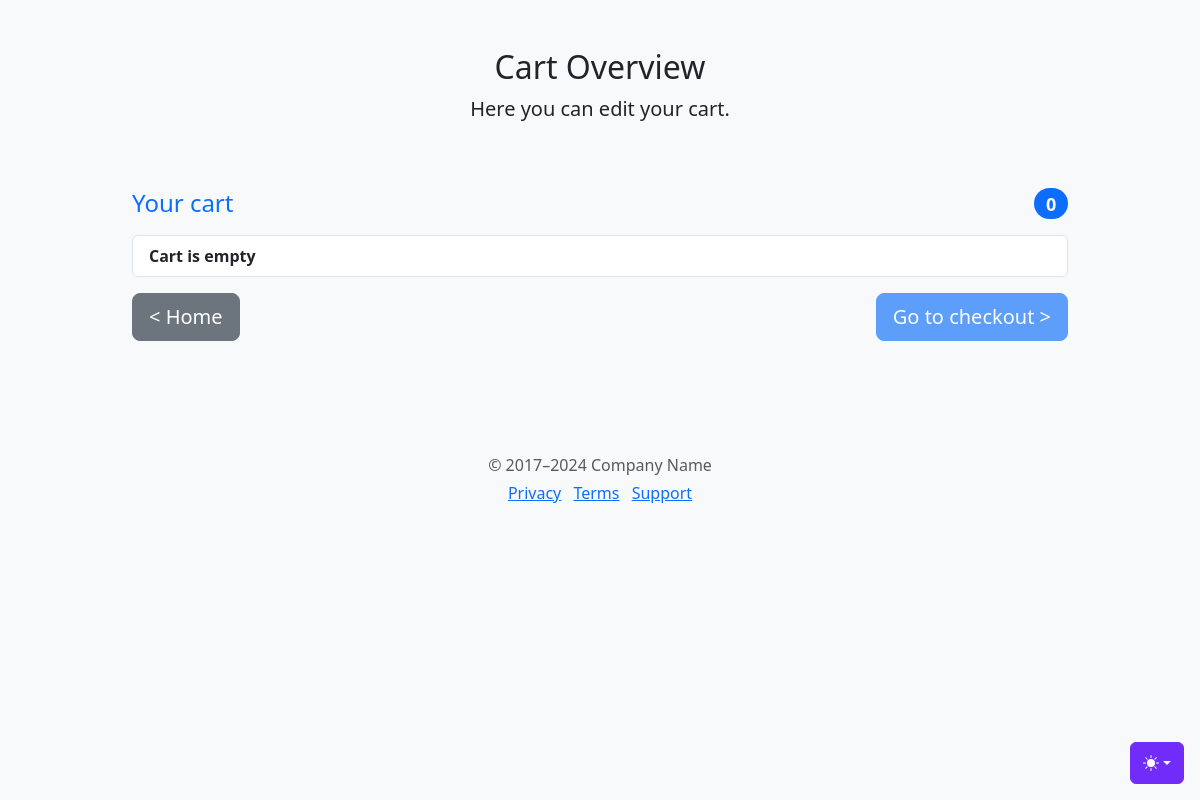
Page /order/cart-overview/ (signed in) on the earlier database version.
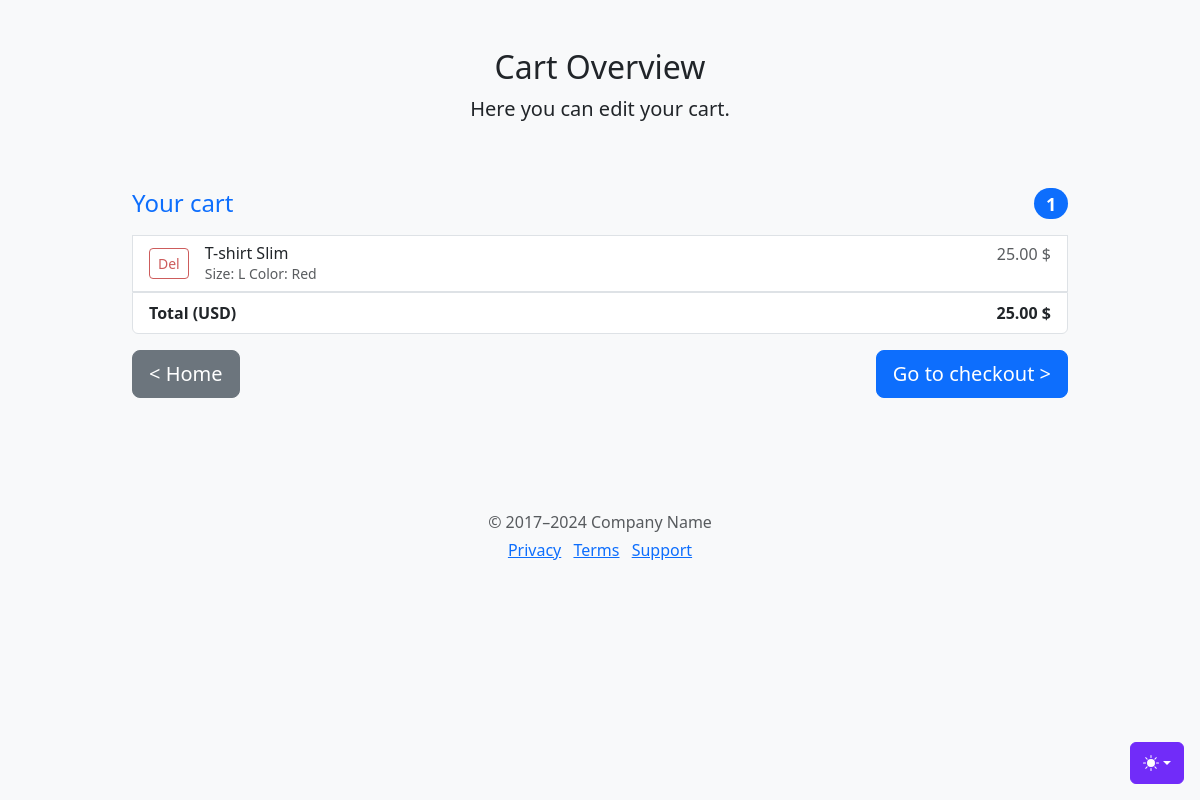
Same page on the later database version.
### store/models.py (models this page shows, shortened)
class ProductVariant(models.Model):
    title = models.CharField(max_length=100, blank=True, null=True)
    product = models.ForeignKey(Product, on_delete=models.CASCADE)
    color = models.ForeignKey(Color, on_delete=models.CASCADE, blank=True, null=True)
    size = models.ForeignKey(Size, on_delete=models.CASCADE, blank=True, null=True)
    image_id = models.ForeignKey(Image, blank=True, null=True,on_delete=models.CASCADE)
    price = models.DecimalField(max_digits=12, decimal_places=2, default=0)
    quantity = models.IntegerField(default=1,null=False)
    purchased = models.PositiveIntegerField(default=0, null=False, blank=True)

class Color(models.Model):
    color_name = models.CharField(max_length=100)

### order/views.py (the view)
# urls.py: path('cart-overview/', views.cart_overview, name='cart-overview'),
def cart_overview(request):
    return render(request, 'order/cart.html', cart_info(request))

### order/models.py (called while the page is built)
    def total_items(self):
        return sum(item.quantity for item in self.cartitem_set.all())

    def total_price(self):
        total = 0
        for item in self.cartitem_set.all():
            total += item.quantity * item.product.price
        return total

### order/views.py (called while the page is built, shortened)
def get_or_create_cart(request):
    if request.user.is_authenticated:
        cart, created = Cart.objects.get_or_create(user=request.user)
    return cart

def get_cart_products(cart):
    cart_items = CartItem.objects.filter(cart=cart).select_related('product')
    cart_products = [
        {
            'product_id': item.product.id,
            'name': item.product.title,
            'price': item.product.price,
            'quantity': item.quantity,
            'size': item.product.size.size_name,
            'color': item.product.color.color_name
        } for item in cart_items
    ]
    return cart_products

def cart_info(request):
    cart = get_or_create_cart(request)
    data_response = {
        'cart_products': get_cart_products(cart),
        'total_items': cart.total_items(),
        'total_price': cart.total_price()
    }
    return data_response

### templates/order/cart.html (shortened to what this page needs)
{% load static %}
<!doctype html>
<html lang="en" data-bs-theme="auto">
  <head><script src="{%  static 'assets/js/color-modes.js' %}"></script>
    <link rel="stylesheet" href="https://cdn.jsdelivr.net/npm/@docsearch/css@3">
<link href="{%  static 'assets/dist/css/bootstrap.min.css' %}" rel="stylesheet">
    <link href="{%  static 'assets/dist/css/checkout.css' %}" rel="stylesheet">
    <link href="{%  static 'assets/dist/css/store.css' %}" rel="stylesheet">
  </head>
  <body class="bg-body-tertiary">
    <div class="dropdown position-fixed bottom-0 end-0 mb-3 me-3 bd-mode-toggle">
      <button class="btn btn-bd-primary py-2 dropdown-toggle d-flex align-items-center"
              id="bd-theme"
              type="button"
              aria-expanded="false"
              data-bs-toggle="dropdown"
              aria-label="Toggle theme (auto)">
        <svg class="bi my-1 theme-icon-active" width="1em" height="1em"><use href="#circle-half"></use></svg>
      </button>
    </div>
<div class="container">
  <main>
    <div class="py-5 text-center">
      <h2>{% block page_title %}Cart Overview{% endblock page_title %}</h2>
      <p class="lead">{% block page_description %}Here you can edit your cart.{% endblock page_description %}</p>
    </div>
    <div class="row g-5">
        {% block content %}
            <div class="order-md-last">
        <h4 class="d-flex justify-content-between align-items-center mb-3">
            {% block cart_total %}
          <span class="text-primary">Your cart</span>
          <span class="badge bg-primary rounded-pill" id="total-items">{{ total_items }}</span>
            {% endblock cart_total %}
        </h4>
        <ul class="list-group mb-3">
            {% for cart_product in cart_products %}
                <div class="product_data">
                    <li class="list-group-item d-flex justify-content-between lh-sm">
            <div class="d-flex">
                <div class="align-content-center d-block">
                    <button type="button" class="btn btn-sm btn-outline-primary remove-from-cart">Del</button>
                </div>
                <div class="mx-3">
                  <h6 class="my-0">{{ cart_product.name }}</h6>
                  <small class="text-body-secondary">Size: {{ cart_product.size }} Color: {{ cart_product.color }}</small>
                </div>
            </div>
            <span class="text-body-secondary">
                {{ cart_product.price }} $
            </span>
          </li>
                </div>
            {% endfor %}
          <li class="list-group-item d-flex justify-content-between fw-bold">
              {% if total_items > 0 %}
                <span>Total (USD)</span>
                  <div>
                  <strong id="total-price">{{ total_price }}</strong><strong> $</strong>
                  </div>
              {% else %}
                <span>Cart is empty</span>
              {% endif %}
          </li>
        </ul>
            <div class="d-flex justify-content-between my-3">
                <a href="{% url 'store:home' %}" class="btn btn-secondary btn-lg">< Home</a>
                <a href="{% url 'order:checkout' %}" class="btn btn-primary btn-lg {% if total_items <= 0 %}disabled{% endif %}">Go to checkout ></a>
            </div>
      </div>
        {% endblock content %}
    </div>
  </main>
  <footer class="my-5 pt-5 text-body-secondary text-center text-small">
    <p class="mb-1">&copy; 2017–2024 Company Name</p>
    <ul class="list-inline">
      <li class="list-inline-item"><a href="#">Privacy</a></li>
      <li class="list-inline-item"><a href="#">Terms</a></li>
      <li class="list-inline-item"><a href="#">Support</a></li>
    </ul>
  </footer>
</div>
</body>
</html>

Differences in the rows shown:
now on this page (row edited): ProductVariant: name "T-shirt Slim", price "25.00"
now on this page (row unchanged): Color: color "Red"
Other differences:
{{ total_items }}: "0" → "1"
{{ total_price }}: (not shown) → "25.00"
new list line: "Del Size: L Color: $"
text no longer shown: "Cart is empty"
text now shown: "Total (USD) $"
